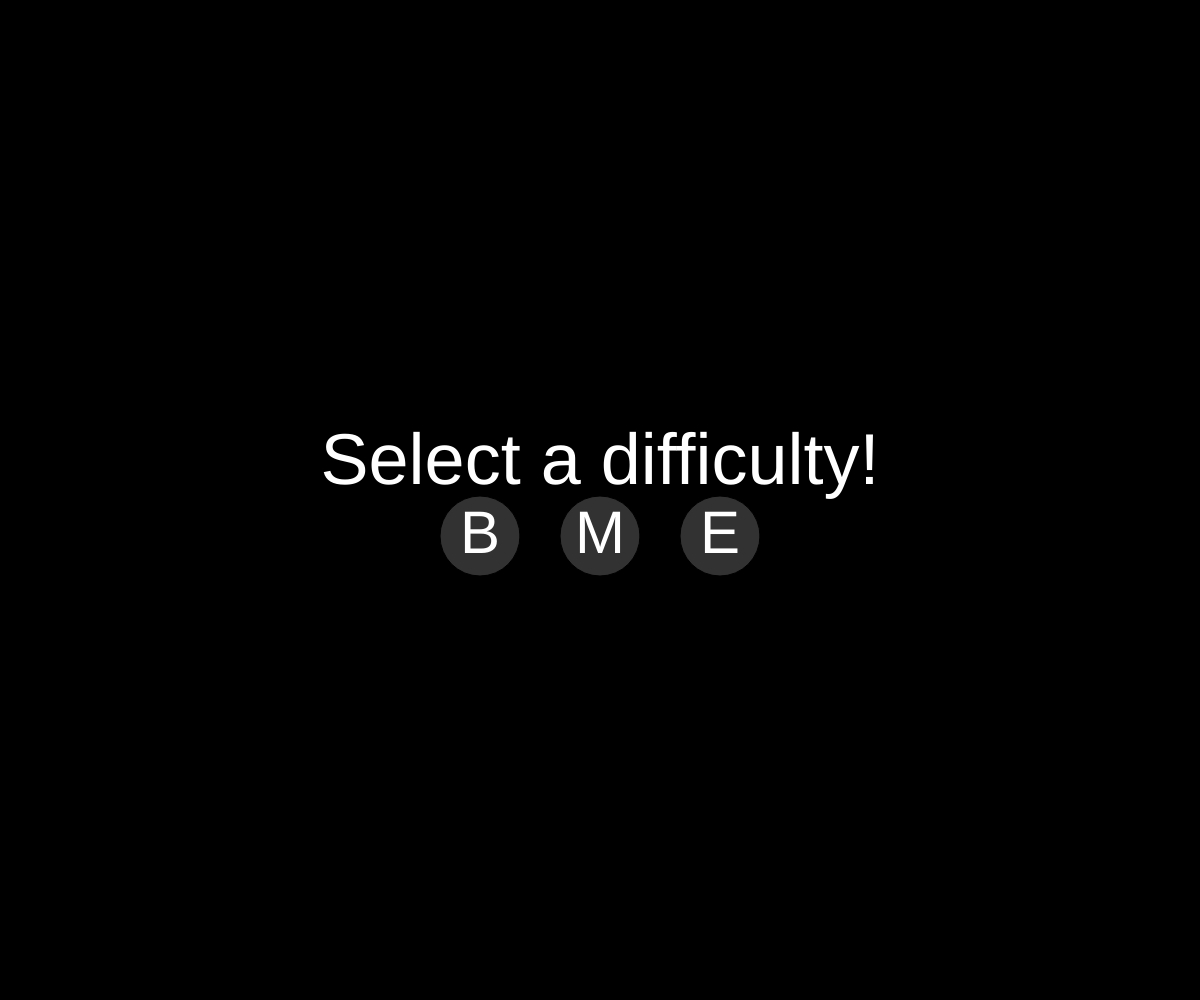
Frame 1 (no input)
Frame 60 (no input): identical to frame 1, image omitted
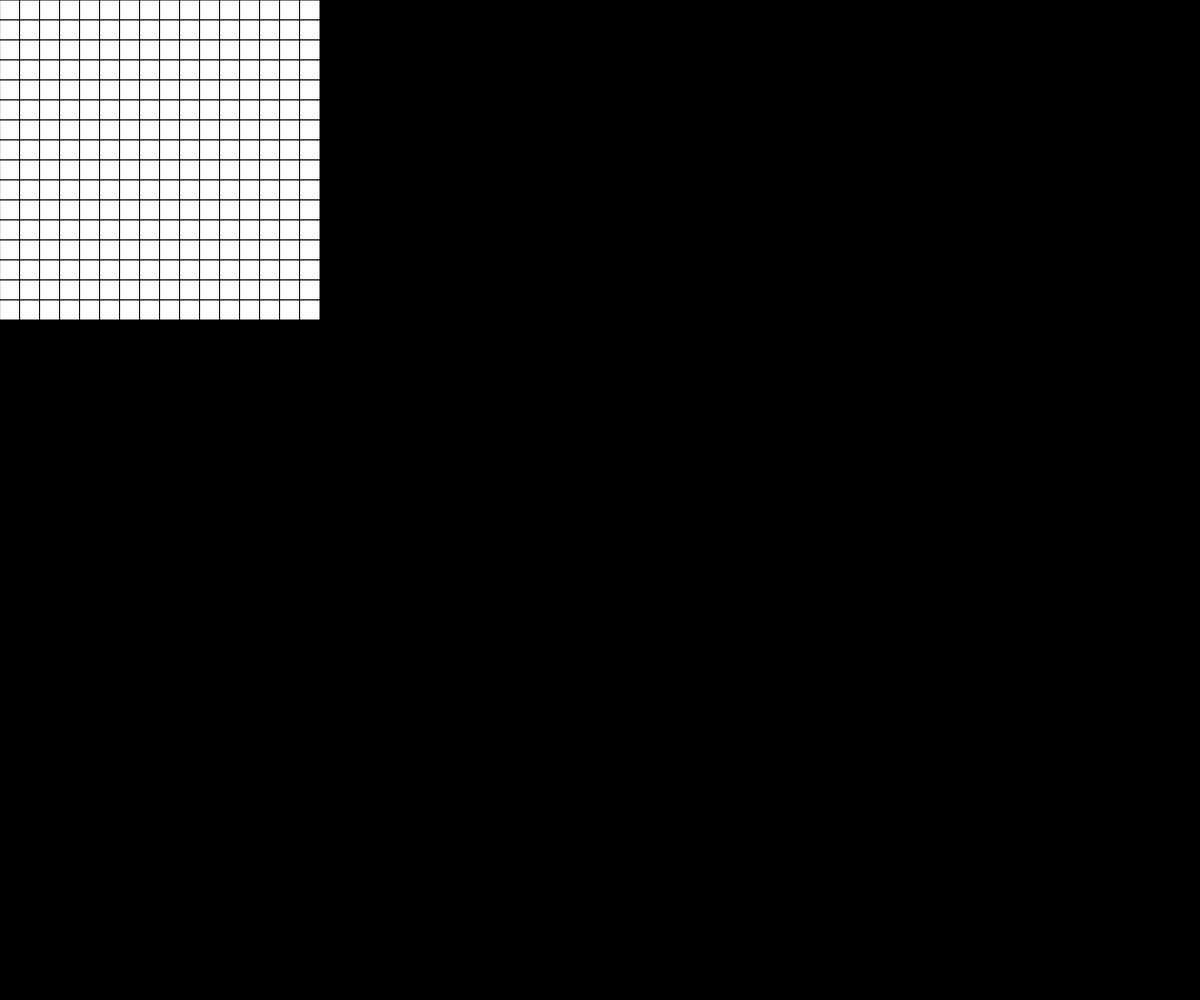
Frame 120 (the mouse pressed at the canvas centre since frame 60)

The p5.js sketch that drew these frames (run headless with seeded random() and noise() and a simulated clock; from frame 60 on, the mouse is pressed at the canvas centre):

// p5.js sketch
// ── sketch.js
var setupComplete = false
var w
var h
var mines
var board = []
var fade = 255
var fadeDown = false
var cellWidth = 20
function setup() {
    createCanvas(innerWidth,innerHeight)
}

var presets = {
    beginner:{w:9,h:9,mines:10},
    intermediate:{w:16,h:16,mines:40},
    expert:{w:30,h:16,mines:99}
}

function draw() {
    if (!setupComplete) {
        background(0)
        fill(255,255,255,fade)
        textSize(72)
        textAlign(CENTER, CENTER)
        text("Select a difficulty!",width/2,height/2-36)
        fill(50,50,50,fade)
        ellipseMode(CENTER)
        ellipse(width/2 - width/10, height/2 + 36, 80, 80)
        ellipse(width/2, height/2 + 36, 80, 80)
        ellipse(width/2 + width/10, height/2 + 36, 80, 80)
        fill(255,255,255,fade)
        textSize(60)
        text("B",width/2 - width/10, height/2 + 36)
        text("M",width/2, height/2 + 36)
        text("E",width/2 + width/10, height/2 + 36)
        if (fade <= 0) {
            setupComplete = true
        }
        if (fadeDown == true) {
            fade -= 10
        }
    } else {
        background(0)
        for (var i = 0; i < board.length; i++) {
            for (var j = 0; j < board[i].length; j++) {
                board[i][j].show()
            }
        }
    }
}

function mousePressed() {
    if (mouseButton == LEFT) {
        if (!setupComplete) {
            if (dist(mouseX, mouseY, width/2 - width/10, height/2 + 36) <= 40) {
                w = presets.beginner.w
                h = presets.beginner.h
                mines = presets.beginner.mines
                fadeDown = true
                newBoard()
            }
            if (dist(mouseX, mouseY, width/2, height/2 + 36) <= 40) {
                w = presets.intermediate.w
                h = presets.intermediate.h
                mines = presets.intermediate.mines
                fadeDown = true
                newBoard()
            }
            if (dist(mouseX, mouseY, width/2 + width/10, height/2 + 36) <= 40) {
                w = presets.expert.w
                h = presets.expert.h
                mines = presets.expert.mines
                fadeDown = true
                newBoard()
            }
        } else {
            if (mouseX <= cellWidth * w && mouseY <= cellWidth * h) {
                board[floor(mouseX/cellWidth)][floor(mouseY/cellWidth)].hit()
            }
        }
    } else if (mouseButton == RIGHT) {
            if (mouseX <= cellWidth * w && mouseY <= cellWidth * h) {
                board[floor(mouseX/cellWidth)][floor(mouseY/cellWidth)].flag()
            }
    }
}

function newBoard() {
    board = []
    for (var i = 0; i < w; i++) {
        board[i] = []
        for (var j = 0; j < h; j++) {
            board[i][j] = new cell(i, j)
        }
    }
}

function cell(x,y) {
    this.x       = x
    this.y       = y
    this.shown   = false
    this.bomb    = floor(random(0,1.1)) //TODO!
    this.flagged = false
}

cell.prototype.show = function() {
    if (this.shown) {
        if (this.bomb) {
            console.log("Kaboom! You failed.")
            for (var i = 0; i < board.length; i++) {
                for (var j = 0; j <board[i].length; j++) {
                    board[i][j].shown = true
                }
            }
            fill(255,0,0)
            rect(this.x*cellWidth,this.y*cellWidth,cellWidth,cellWidth)
        } else {
            fill(100)
            rect(this.x*cellWidth,this.y*cellWidth,cellWidth,cellWidth)
            fill(0)
            textSize(12)
            textAlign(CENTER, CENTER)
            text(this.getNeighbors(),this.x * cellWidth + cellWidth/2, this.y * cellWidth + cellWidth/2)
        }
    } else if (this.flagged) {
        fill(255,0,0)
        rect(this.x*cellWidth,this.y*cellWidth,cellWidth,cellWidth)
    } else {
        fill(255)
        rect(this.x*cellWidth,this.y*cellWidth,cellWidth,cellWidth)
    }
}

cell.prototype.hit = function() {
    this.shown = true
    if (this.getNeighbors() == 0) {
        if (this.x != 0 && this.y != 0) { 
            board[this.x-1][this.y-1].hit()
        }
        if (this.x != 0) {
            board[this.x-1][this.y].hit()
        }
        if (this.x != 0 && this.y != h) {
            board[this.x-1][this.y+1].hit()
        }
        if (this.y != 0) {
            board[this.x][this.y-1].hit()
        }
        if (this.y != h) {
            board[this.x][this.y+1].hit()
        }
        if (this.x != w && this.y != 0) {
            board[this.x+1][this.y-1].hit()
        }
        if (this.x != w) {
            board[this.x+1][this.y].hit()
        }
        if (this.x != w && this.y != h) {
            board[this.x+1][this.y+1].hit()
        }
    }
}


cell.prototype.flag = function() {
    this.flagged = !this.flagged
}
cell.prototype.getNeighbors = function() {
    var neighbors = 0
    if (this.x != 0 && this.y != 0) {
        if (board[this.x-1][this.y-1].bomb) {neighbors++}
    }
    if (this.x != 0) {
        if (board[this.x-1][this.y].bomb) {neighbors++}
    }
    if (this.x != 0 && this.y != h) {
        if (board[this.x-1][this.y+1].bomb) {neighbors++}
    }
    if (this.y != 0) {
        if (board[this.x][this.y-1].bomb) {neighbors++}
    }
    if (this.y != h) {
        if (board[this.x][this.y+1].bomb) {neighbors++}
    }
    if (this.x != w && this.y != 0) {
        if (board[this.x+1][this.y-1].bomb) {neighbors++}
    }
    if (this.x != w) {
        if (board[this.x+1][this.y].bomb) {neighbors++}
    }
    if (this.x != w && this.y != h) {
        if (board[this.x+1][this.y+1].bomb) {neighbors++}
    }
    return neighbors
}
